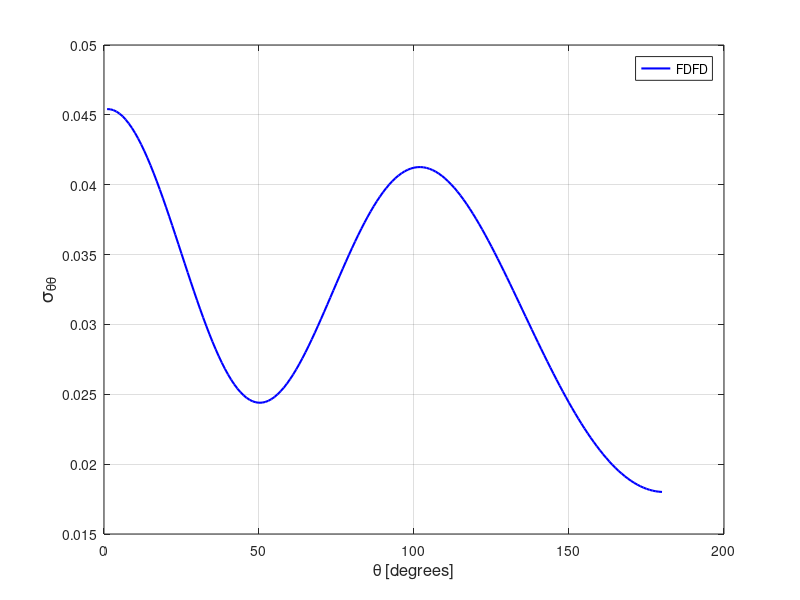

MATLAB code to generate this figure:
stt = [ 
    1  0.45413304E-01
    2  0.45399953E-01
    3  0.45341287E-01
    4  0.45237407E-01
    5  0.45088746E-01
    6  0.44896152E-01
    7  0.44660363E-01
    8  0.44382751E-01
    9  0.44064190E-01
   10  0.43706678E-01
   11  0.43311056E-01
   12  0.42880088E-01
   13  0.42414878E-01
   14  0.41918095E-01
   15  0.41391551E-01
   16  0.40837742E-01
   17  0.40259399E-01
   18  0.39658908E-01
   19  0.39038811E-01
   20  0.38401969E-01
   21  0.37750985E-01
   22  0.37089046E-01
   23  0.36418714E-01
   24  0.35742924E-01
   25  0.35064798E-01
   26  0.34387048E-01
   27  0.33712413E-01
   28  0.33043921E-01
   29  0.32384183E-01
   30  0.31736024E-01
   31  0.31102197E-01
   32  0.30485131E-01
   33  0.29887259E-01
   34  0.29310880E-01
   35  0.28758435E-01
   36  0.28231660E-01
   37  0.27732894E-01
   38  0.27263813E-01
   39  0.26826214E-01
   40  0.26421368E-01
   41  0.26050784E-01
   42  0.25715582E-01
   43  0.25416808E-01
   44  0.25155345E-01
   45  0.24931779E-01
   46  0.24746669E-01
   47  0.24600310E-01
   48  0.24492925E-01
   49  0.24424344E-01
   50  0.24394449E-01
   51  0.24403069E-01
   52  0.24449356E-01
   53  0.24532670E-01
   54  0.24652809E-01
   55  0.24807947E-01
   56  0.24997577E-01
   57  0.25220221E-01
   58  0.25474507E-01
   59  0.25759123E-01
   60  0.26072666E-01
   61  0.26412809E-01
   62  0.26778756E-01
   63  0.27167886E-01
   64  0.27578650E-01
   65  0.28009569E-01
   66  0.28457845E-01
   67  0.28922141E-01
   68  0.29399849E-01
   69  0.29889351E-01
   70  0.30388359E-01
   71  0.30894630E-01
   72  0.31406567E-01
   73  0.31922068E-01
   74  0.32438789E-01
   75  0.32954972E-01
   76  0.33469003E-01
   77  0.33978093E-01
   78  0.34480963E-01
   79  0.34975935E-01
   80  0.35461169E-01
   81  0.35935368E-01
   82  0.36396131E-01
   83  0.36842559E-01
   84  0.37273433E-01
   85  0.37687197E-01
   86  0.38082480E-01
   87  0.38458079E-01
   88  0.38813181E-01
   89  0.39147314E-01
   90  0.39458595E-01
   91  0.39746899E-01
   92  0.40011596E-01
   93  0.40251650E-01
   94  0.40466540E-01
   95  0.40657170E-01
   96  0.40821079E-01
   97  0.40959917E-01
   98  0.41072667E-01
   99  0.41159187E-01
  100  0.41219771E-01
  101  0.41254707E-01
  102  0.41263655E-01
  103  0.41247301E-01
  104  0.41205682E-01
  105  0.41139167E-01
  106  0.41048266E-01
  107  0.40933527E-01
  108  0.40795490E-01
  109  0.40634587E-01
  110  0.40451393E-01
  111  0.40246844E-01
  112  0.40021583E-01
  113  0.39776307E-01
  114  0.39511569E-01
  115  0.39228328E-01
  116  0.38927466E-01
  117  0.38609736E-01
  118  0.38276274E-01
  119  0.37927479E-01
  120  0.37564717E-01
  121  0.37188549E-01
  122  0.36800142E-01
  123  0.36400136E-01
  124  0.35989586E-01
  125  0.35569414E-01
  126  0.35140548E-01
  127  0.34703743E-01
  128  0.34259997E-01
  129  0.33810344E-01
  130  0.33355441E-01
  131  0.32896329E-01
  132  0.32433700E-01
  133  0.31968765E-01
  134  0.31501718E-01
  135  0.31034146E-01
  136  0.30565813E-01
  137  0.30098615E-01
  138  0.29632673E-01
  139  0.29168887E-01
  140  0.28707929E-01
  141  0.28250510E-01
  142  0.27797328E-01
  143  0.27348988E-01
  144  0.26906276E-01
  145  0.26469467E-01
  146  0.26039474E-01
  147  0.25616569E-01
  148  0.25201565E-01
  149  0.24794741E-01
  150  0.24396719E-01
  151  0.24007903E-01
  152  0.23628769E-01
  153  0.23259619E-01
  154  0.22900831E-01
  155  0.22553001E-01
  156  0.22216173E-01
  157  0.21890935E-01
  158  0.21577289E-01
  159  0.21275660E-01
  160  0.20986374E-01
  161  0.20709569E-01
  162  0.20445393E-01
  163  0.20194065E-01
  164  0.19955954E-01
  165  0.19730983E-01
  166  0.19519316E-01
  167  0.19321309E-01
  168  0.19136799E-01
  169  0.18966068E-01
  170  0.18809061E-01
  171  0.18666018E-01
  172  0.18536804E-01
  173  0.18421602E-01
  174  0.18320512E-01
  175  0.18233439E-01
  176  0.18160678E-01
  177  0.18101901E-01
  178  0.18057277E-01
  179  0.18026868E-01
  180  0.18010702E-01
  181  0.18008722E-01
  182  0.18020891E-01
  183  0.18047454E-01
  184  0.18087972E-01
  185  0.18142711E-01
  186  0.18211629E-01
  187  0.18294638E-01
  188  0.18391792E-01
  189  0.18502967E-01
  190  0.18628102E-01
  191  0.18767087E-01
  192  0.18920161E-01
  193  0.19087028E-01
  194  0.19267419E-01
  195  0.19461639E-01
  196  0.19669246E-01
  197  0.19890264E-01
  198  0.20124571E-01
  199  0.20371985E-01
  200  0.20632291E-01
  201  0.20905513E-01
  202  0.21191219E-01
  203  0.21489279E-01
  204  0.21799417E-01
  205  0.22121463E-01
  206  0.22455197E-01
  207  0.22799969E-01
  208  0.23155967E-01
  209  0.23522500E-01
  210  0.23899294E-01
  211  0.24285929E-01
  212  0.24682123E-01
  213  0.25087265E-01
  214  0.25500990E-01
  215  0.25922868E-01
  216  0.26352270E-01
  217  0.26788846E-01
  218  0.27231690E-01
  219  0.27680632E-01
  220  0.28134704E-01
  221  0.28593488E-01
  222  0.29056441E-01
  223  0.29522521E-01
  224  0.29991411E-01
  225  0.30462313E-01
  226  0.30934151E-01
  227  0.31406689E-01
  228  0.31878714E-01
  229  0.32349523E-01
  230  0.32818511E-01
  231  0.33284549E-01
  232  0.33746850E-01
  233  0.34204867E-01
  234  0.34657497E-01
  235  0.35103709E-01
  236  0.35542648E-01
  237  0.35973899E-01
  238  0.36395669E-01
  239  0.36807675E-01
  240  0.37208840E-01
  241  0.37598401E-01
  242  0.37975036E-01
  243  0.38338140E-01
  244  0.38686823E-01
  245  0.39019994E-01
  246  0.39336722E-01
  247  0.39636344E-01
  248  0.39918099E-01
  249  0.40180754E-01
  250  0.40423851E-01
  251  0.40646214E-01
  252  0.40847380E-01
  253  0.41026752E-01
  254  0.41183509E-01
  255  0.41316573E-01
  256  0.41426063E-01
  257  0.41511018E-01
  258  0.41571189E-01
  259  0.41605640E-01
  260  0.41614424E-01
  261  0.41597176E-01
  262  0.41553870E-01
  263  0.41483611E-01
  264  0.41386977E-01
  265  0.41263800E-01
  266  0.41113842E-01
  267  0.40937975E-01
  268  0.40734988E-01
  269  0.40507000E-01
  270  0.40253256E-01
  271  0.39974604E-01
  272  0.39671108E-01
  273  0.39344437E-01
  274  0.38994808E-01
  275  0.38622856E-01
  276  0.38230330E-01
  277  0.37816998E-01
  278  0.37385687E-01
  279  0.36936298E-01
  280  0.36470659E-01
  281  0.35990708E-01
  282  0.35497386E-01
  283  0.34992173E-01
  284  0.34477167E-01
  285  0.33953782E-01
  286  0.33424158E-01
  287  0.32889832E-01
  288  0.32353055E-01
  289  0.31815946E-01
  290  0.31279940E-01
  291  0.30747334E-01
  292  0.30220306E-01
  293  0.29701268E-01
  294  0.29191915E-01
  295  0.28694415E-01
  296  0.28211286E-01
  297  0.27744064E-01
  298  0.27294790E-01
  299  0.26866101E-01
  300  0.26459360E-01
  301  0.26076766E-01
  302  0.25720134E-01
  303  0.25391294E-01
  304  0.25091769E-01
  305  0.24823233E-01
  306  0.24587167E-01
  307  0.24385160E-01
  308  0.24218211E-01
  309  0.24087282E-01
  310  0.23993811E-01
  311  0.23938159E-01
  312  0.23921356E-01
  313  0.23943739E-01
  314  0.24005828E-01
  315  0.24107534E-01
  316  0.24249284E-01
  317  0.24430577E-01
  318  0.24651315E-01
  319  0.24910757E-01
  320  0.25208533E-01
  321  0.25543543E-01
  322  0.25914816E-01
  323  0.26321130E-01
  324  0.26761372E-01
  325  0.27233727E-01
  326  0.27736520E-01
  327  0.28268147E-01
  328  0.28826376E-01
  329  0.29409047E-01
  330  0.30014079E-01
  331  0.30639224E-01
  332  0.31281747E-01
  333  0.31939089E-01
  334  0.32608703E-01
  335  0.33287819E-01
  336  0.33973798E-01
  337  0.34663286E-01
  338  0.35353914E-01
  339  0.36042523E-01
  340  0.36726464E-01
  341  0.37402507E-01
  342  0.38067587E-01
  343  0.38719419E-01
  344  0.39354898E-01
  345  0.39971266E-01
  346  0.40565807E-01
  347  0.41135967E-01
  348  0.41679353E-01
  349  0.42193346E-01
  350  0.42675760E-01
  351  0.43124713E-01
  352  0.43537885E-01
  353  0.43913864E-01
  354  0.44250730E-01
  355  0.44547036E-01
  356  0.44801340E-01
  357  0.45012865E-01
  358  0.45180343E-01
  359  0.45303125E-01
  360  0.45380794E-01
 ]; 
plot(stt(1:180,1),stt(1:180,2),'b-','linewidth',1.5 ); 
grid on 
legend('FDFD');
xlabel('\theta [degrees]','FontSize',12);
ylabel('\sigma_{\theta\theta}','FontSize',14);
